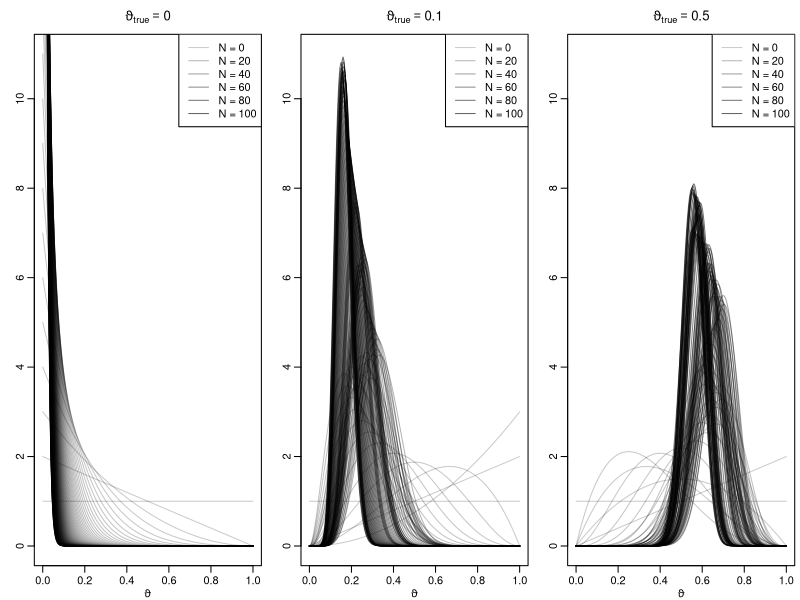
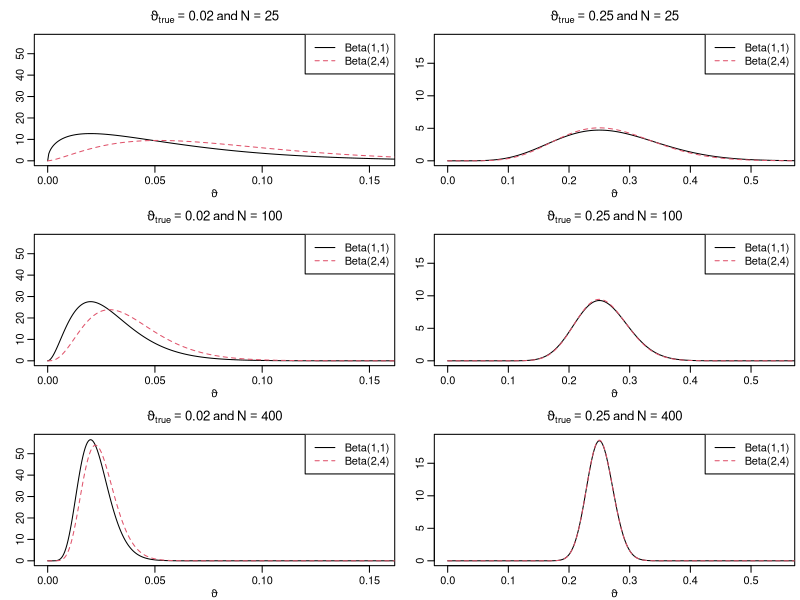
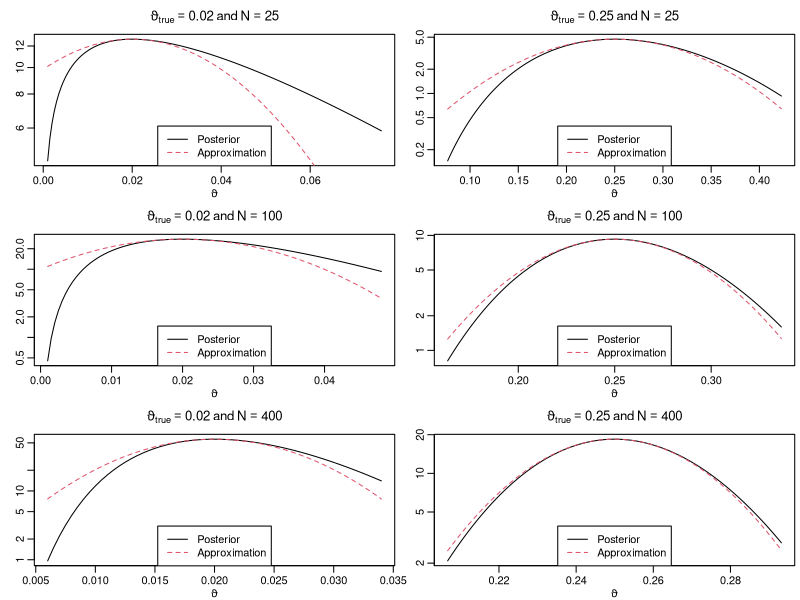

Write R code to recreate these figures, in order.
## ---- chunk 1
knitr::opts_chunk$set(
  collapse = TRUE,
  comment = "#>",
  fig.width = 8,
  fig.height = 6
)
knitr::opts_knit$set(global.par = TRUE)
pdfplots <- FALSE # default: FALSE; set this to TRUE only if you like pdf figures
## ---- chunk 2
par(mgp = c(1.6, .6, 0), mar = c(2.6, 2.6, 2.6, .4), lwd = 1)
## ---- chunk 3
if (pdfplots) {
  pdf("5-5_1.pdf", width = 8, height = 5)
  par(mar = c(2.2, 1.6, 1.6, .2), mgp = c(1.2, .5, 0))
}
par(mfrow = c(1, 3))
set.seed(42)

a0 <- 1
b0 <- 1
N <- 100 
thetatrue <- c(0, .1, .5)
theta <- seq(0, 1, length.out = 201)

for (i in seq_along(thetatrue)) {
  plot(theta, dbeta(theta, a0, b0), type = 'l', ylim = c(0, 11),
       col = rgb(0, 0, 0, .2), xlab = expression(vartheta), ylab = '',
       main = bquote(vartheta[true] == .(thetatrue[i])))
  legend('topright', paste("N =", c(0, 20, 40, 60, 80, 100)), lty = 1,
         col = rgb(0, 0, 0, .2 + .4*c(0, 20, 40, 60, 80, 100)/N))
  succ <- fail <- 0L
  for (j in seq_len(N)) {
    if (rbinom(1, 1, thetatrue[i])) succ <- succ + 1L else fail <- fail + 1L
    lines(theta, dbeta(theta, a0 + succ, b0 + fail), col = rgb(0, 0, 0, .2 + .4*j/N))
  }
}
## ---- chunk 4
if (pdfplots) {
  pdf("5-5_2.pdf", width = 8, height = 5)
  par(mgp = c(1, .5, 0), mar = c(2.2, 1.5, 2, .2), lwd = 2)
}
par(mfrow = c(3, 2))
thetatrue <- c(0.02, 0.25)
N <- c(25, 100, 400)
theta <- seq(0, 1, .0005)

for (n in N) {
  for (p in thetatrue) {
    aN <- n*p + 1
    bN <- n - n*p + 1
    plot(theta, dbeta(theta, aN, bN), type = "l", xlab = expression(vartheta),
         ylab = "", main = bquote(vartheta[true] == .(p) ~ "and" ~ N == .(n)),
         xlim = c(0, 1.1*sqrt(p)), ylim = c(0, 9.5/sqrt(p + 0.008)))
    
    aN <- n*p + 2
    bN <- n - n*p + 4
    lines(theta, dbeta(theta, aN, bN), lty = 2, col = 2)
    
    legend("topright", c("Beta(1,1)", "Beta(2,4)"), lty = c(1, 2),
           col = 1:2)
  }
}
## ---- chunk 5
if (pdfplots) {
  pdf("5-5_4.pdf", width = 8, height = 5)
  par(mgp = c(1.35, .5, 0), mar = c(2.2, 1.5, 2, .2), lwd = 2)
}
par(mfrow = c(3, 2))

for (n in N) {
  for (p in thetatrue) {
    aN <- n*p + 1
    bN <- n - n*p + 1
    asySD <- sqrt(p * (1 - p) / n)
    theta <- seq(max(0.001, p - 2*asySD), p + 2*asySD, .0005)
    plot(theta, dbeta(theta, aN, bN), type = "l", xlab = expression(vartheta),
         ylab = "", main = bquote(vartheta[true] == .(p) ~ "and" ~ N == .(n)),
         log = "y")
    
    approx <- function(theta, thetastar, n, log = FALSE) {
      res <- dbeta(thetastar, aN, bN, log = TRUE) -
        0.5 * n * 1 / (thetastar * (1 - thetastar)) * (theta - thetastar)^2
      if (log) res else exp(res)
    }
    
    lines(theta, approx(theta, p, n), col = 2, lty = 2)
    
    legend("bottom", c("Posterior", "Approximation"),
           lty = c(1, 2), col = 1:2)
  }
}
